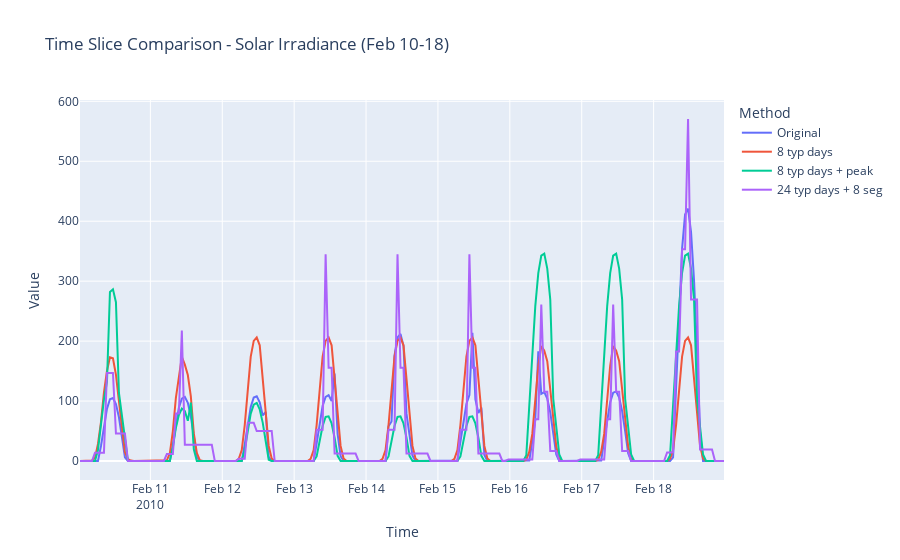

Notebook cell for this chart:
### Code cell
# Time slice comparison - GHI
tsam.compare_results(
    {
        "Original": raw,
        "8 typ days": predictedPeriods,
        "8 typ days + peak": predictedPeriodsWithEx,
        "24 typ days + 8 seg": predictedPeriodsAdvanced,
    },
    column="GHI",
    plot_type="time_slice",
    start="20100210",
    end="20100218",
    title="Time Slice Comparison - Solar Irradiance (Feb 10-18)",
)

### Figure 1 — Plotly figure (JSON) as saved in the notebook; plotly's stock layout.template omitted (floating-point values rounded to 4 significant figures; data arrays with more than 128 entries replaced by an {"elided": "..."} marker saying what was removed)
{"data": [{"hovertemplate": "Method=Original<br>Time=%{x}<br>Value=%{y}<extra></extra>", "legendgroup": "Original", "line": {"color": "#636efa", "dash": "solid"}, "marker": {"symbol": "circle"}, "mode": "lines", "name": "Original", "orientation": "v", "showlegend": true, "type": "scatter", "x": {"elided": "216 str values"}, "xaxis": "x", "y": {"elided": "216 float values"}, "yaxis": "y"}, {"hovertemplate": "Method=8 typ days<br>Time=%{x}<br>Value=%{y}<extra></extra>", "legendgroup": "8 typ days", "line": {"color": "#EF553B", "dash": "solid"}, "marker": {"symbol": "circle"}, "mode": "lines", "name": "8 typ days", "orientation": "v", "showlegend": true, "type": "scatter", "x": {"elided": "216 str values"}, "xaxis": "x", "y": {"elided": "216 float values"}, "yaxis": "y"}, {"hovertemplate": "Method=8 typ days + peak<br>Time=%{x}<br>Value=%{y}<extra></extra>", "legendgroup": "8 typ days + peak", "line": {"color": "#00cc96", "dash": "solid"}, "marker": {"symbol": "circle"}, "mode": "lines", "name": "8 typ days + peak", "orientation": "v", "showlegend": true, "type": "scatter", "x": {"elided": "216 str values"}, "xaxis": "x", "y": {"elided": "216 float values"}, "yaxis": "y"}, {"hovertemplate": "Method=24 typ days + 8 seg<br>Time=%{x}<br>Value=%{y}<extra></extra>", "legendgroup": "24 typ days + 8 seg", "line": {"color": "#ab63fa", "dash": "solid"}, "marker": {"symbol": "circle"}, "mode": "lines", "name": "24 typ days + 8 seg", "orientation": "v", "showlegend": true, "type": "scatter", "x": {"elided": "216 str values"}, "xaxis": "x", "y": {"elided": "216 float values"}, "yaxis": "y"}], "layout": {"legend": {"title": {"text": "Method"}, "tracegroupgap": 0}, "title": {"text": "Time Slice Comparison - Solar Irradiance (Feb 10-18)"}, "xaxis": {"anchor": "y", "domain": [0.0, 1.0], "title": {"text": "Time"}}, "yaxis": {"anchor": "x", "domain": [0.0, 1.0], "title": {"text": "Value"}}}}
